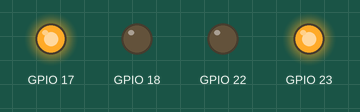
Simulated run of this program. Board: Raspberry Pi (BCM pin numbers). On the bench: output pins drawn as LEDs (lit = HIGH). At 0.5 s the program stops and its outputs stay as they are.

Above: at 0.1 s.
At 0.6 s:
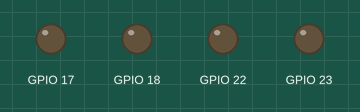
Timing chart, 0 to 2.0 s (numbered marks = the images above):
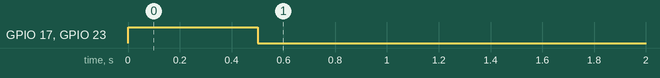

Measured:
- by itself, GPIO 17, GPIO 23: LOW → HIGH at 0.00 s, → LOW 0.50 s later

The program:

forward.py
```python
import RPi.GPIO as GPIO
import time

GPIO.setmode(GPIO.BCM)

GPIO.setup(17, GPIO.OUT)
GPIO.setup(18, GPIO.OUT)

GPIO.setup(22, GPIO.OUT)
GPIO.setup(23, GPIO.OUT)

GPIO.output(17, 1);
GPIO.output(18, 0);
GPIO.output(22, 0)
GPIO.output(23, 1)
time.sleep(0.5);
GPIO.output(17, 0)
GPIO.output(18, 0)
GPIO.output(22, 0);
GPIO.output(23, 0);
GPIO.cleanup()
```
